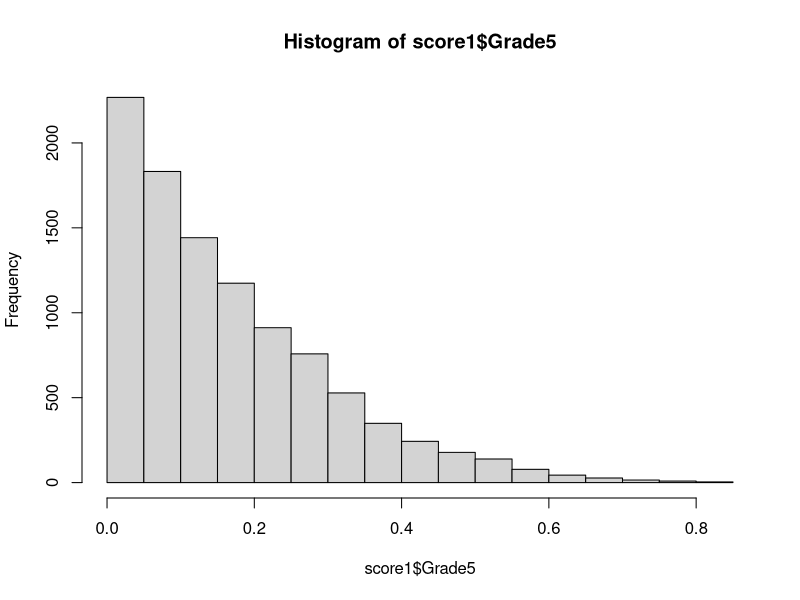
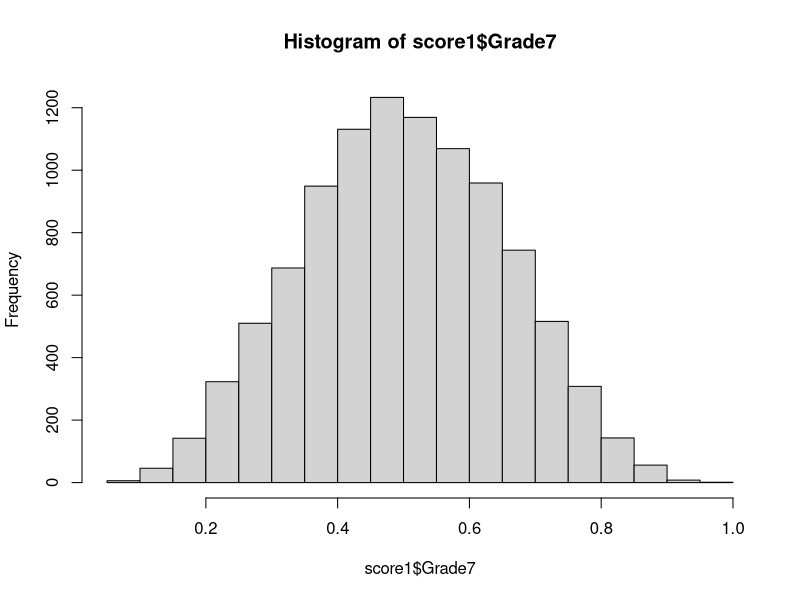
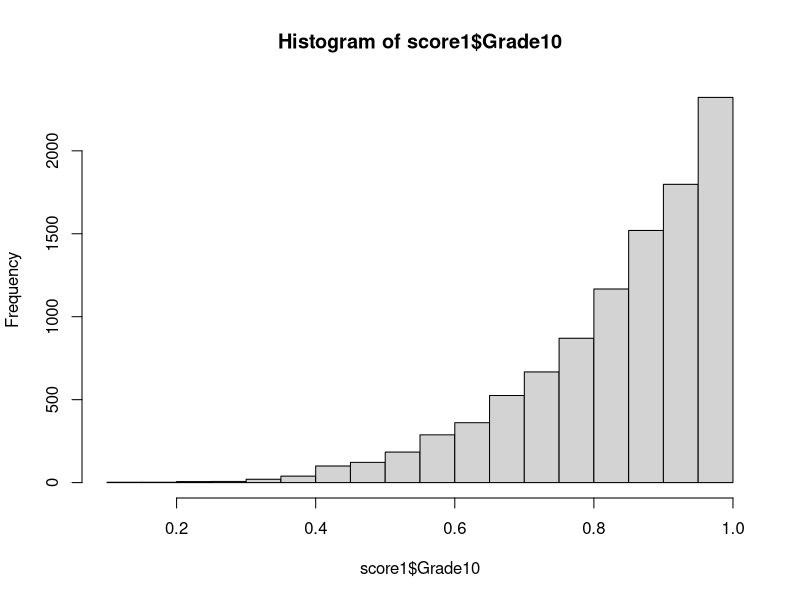
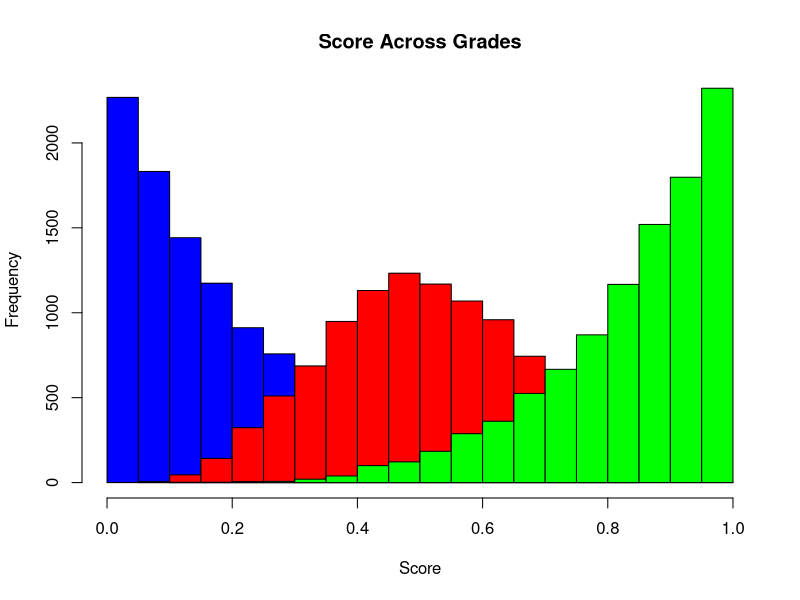

The R script that drew these images, in order:
#####################################################
#
# Histograms Part 2 (Overlaying Histograms)
#
#####################################################

# Read in another datagrame
score1 <- read.csv("../DataSets/Testing1.csv", header = TRUE)
head(score1)

hist(score1$Grade5)
hist(score1$Grade7)
hist(score1$Grade10)

# Overlay the histograms
hist(score1$Grade5,
     xlim = c(0,1),
     col = 'blue',
     xlab = 'Score',
     main = 'Score Across Grades')
hist(score1$Grade7, add = TRUE, col = 'red')
hist(score1$Grade10, add = TRUE, col = 'green')
